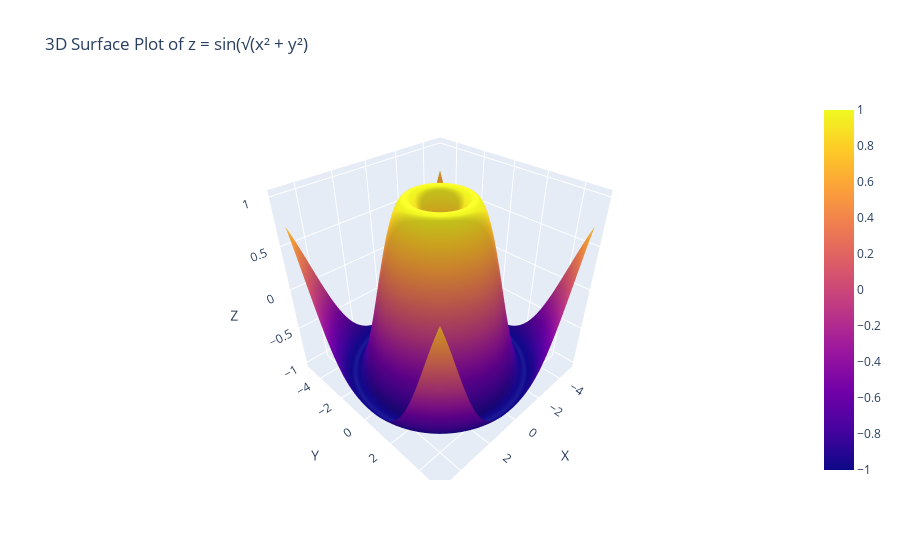

Write notebook code for a chart like this one.
### Code cell
import numpy as np
import pandas as pd
import plotly.graph_objects as go

x = np.linspace(-5, 5, 100)
y = np.linspace(-5, 5, 100)
x, y = np.meshgrid(x, y)
z = np.sin(np.sqrt(x**2 + y**2))

data = {
    'X': x.flatten(),
    'Y': y.flatten(),
    'Z': z.flatten()
}
df = pd.DataFrame(data)

fig = go.Figure(data=[go.Surface(z=z, x=x, y=y)])
fig.update_layout(title='3D Surface Plot of z = sin(√(x² + y²)', scene=dict(
    xaxis_title='X',
    yaxis_title='Y',
    zaxis_title='Z'
))

fig.show()

### Figure 1 — Plotly figure (JSON) as saved in the notebook; plotly's stock layout.template omitted (floating-point values rounded to 4 significant figures; data arrays with more than 128 entries replaced by an {"elided": "..."} marker saying what was removed)
{"data": [{"type": "surface", "x": {"elided": "100x100 float values"}, "y": {"elided": "100x100 float values"}, "z": {"elided": "100x100 float values"}}], "layout": {"scene": {"xaxis": {"title": {"text": "X"}}, "yaxis": {"title": {"text": "Y"}}, "zaxis": {"title": {"text": "Z"}}}, "title": {"text": "3D Surface Plot of z = sin(√(x² + y²)"}}}
